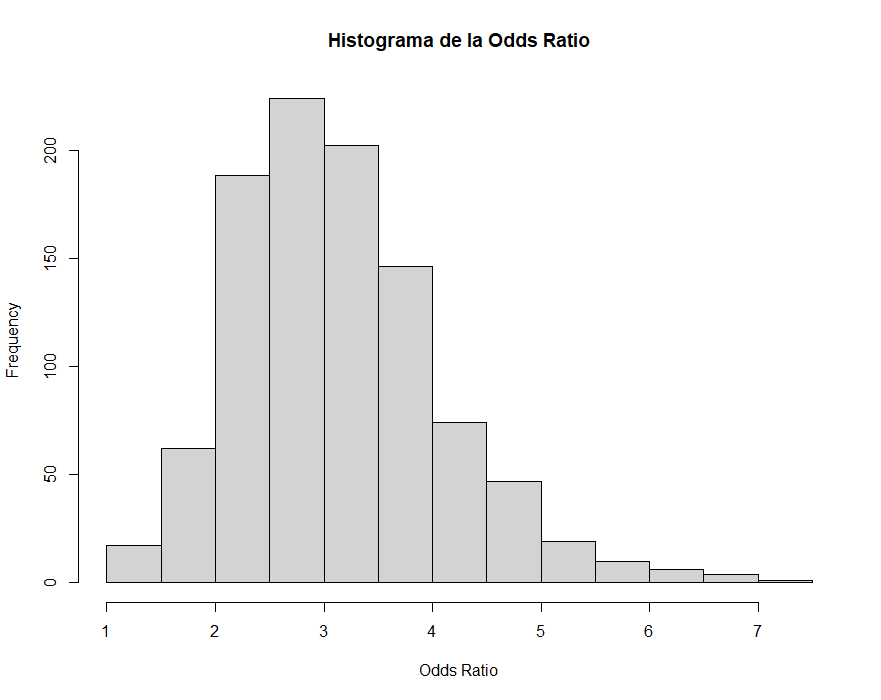

Write R code to recreate this figure.
#Bootsrap
N = 1000 #Número de realizaciones
n_11 = rbinom(N, size=101, prob=67/101)
n_22 = rbinom(N, size=107,prob=64/107)
odds_ratio <-  (n_11*n_22)/((101-n_11)*(107-n_22))
#histograma
hist(odds_ratio, main='Histograma de la Odds Ratio',
     xlab = 'Odds Ratio')
#desvío estandar
sd(odds_ratio)
